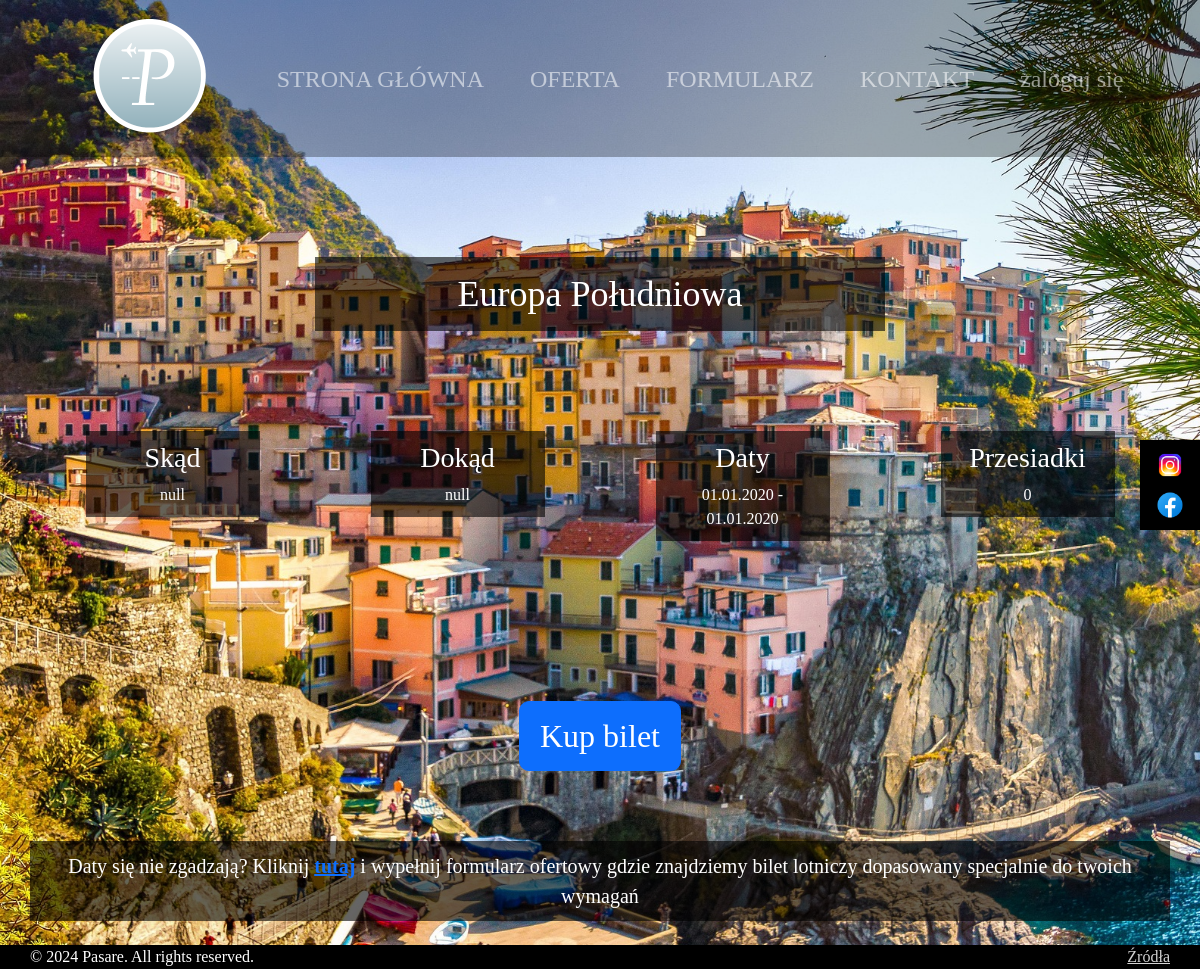
The page /oferta/europa_południowa/ on the database its author committed.
### tickets/models.py (models this page shows)
class Offer(models.Model):
    name = models.CharField(max_length=100, default="null", primary_key=True)
    title = models.CharField(max_length=100, default="null")
    background = models.CharField(max_length=100, default="null")
    from_where = models.CharField(max_length=100, default="null")
    to_where = models.CharField(max_length=100, default="null")
    when = models.DateField(max_length=100, default="2020-01-01")
    return_date = models.DateField(max_length=100, default="2020-01-01")
    transfers = models.IntegerField(default=None)
    link = models.CharField(max_length=300, default="null")

### tickets/views.py (the view)
# urls.py: path('oferta/<str:offer_name>/', views.offer_detail, name='offer_detail'),
def offer_detail(request, offer_name):
    offer = Offer.objects.get(name=offer_name)
    return render(request, "tickets/offer_detail.html", {"offer": offer})

### tickets/templates/tickets/offer_detail.html (shortened to what this page needs)
{% extends 'tickets/base.html' %}
{% load static %}
{% block content %}
    <link rel="stylesheet" type="text/css" href="{% static 'css/offer_detail.css' %}">
    <div class="container text-center">
        <div class="row" style="margin-top: 50px">
            <div class="col-lg-6 box title-box">
                <p  style="justify-content: center">{{ offer.title }}</p>
            </div>
        </div>
        <div class="row">
            <div class="col-sm-6 col-lg-3">
                <div class="col-lg-8 info_box  box">
                    <h3>Skąd</h3>
                    <p>{{ offer.from_where }}</p>
                </div>
            </div>
            <div class="col-sm-6 col-lg-3">
                <div class="col-lg-8 info_box box">
                    <h3>Dokąd</h3>
                    <p>{{ offer.to_where }}</p>
                </div>
            </div>
            <div class="col-sm-6 col-lg-3">
                <div class="col-lg-8 info_box box">
                    <h3>Daty</h3>
                    <p>{{ offer.when|date:"d.m.Y" }} - {{ offer.return_date|date:"d.m.Y" }}</p>
                </div>
            </div>
            <div class="col-sm-6 col-lg-3">
                <div class="col-lg-8 info_box box">
                    <h3>Przesiadki</h3>
                    <p>{{ offer.transfers }}</p>
                </div>
            </div>
        </div>
        <div class="row">
            <div class="col-sm-6" style="margin: 110px auto 20px auto">
                <a href="{{ offer.link }}">
                    <button type="button" class="btn btn-primary btn-lg">Kup bilet</button>
                </a>
            </div>
        </div>
        <div class="row">
            <div class="col-lg-12 box footer-box">
                <p>Daty się nie zgadzają? Kliknij <a href="{% url 'form' %}"><b>tutaj</b></a> i wypełnij formularz ofertowy gdzie znajdziemy bilet
                    lotniczy dopasowany specjalnie do twoich wymagań</p>
            </div>
        </div>
    </div><br>
{% endblock %}

### static/css/base.css (style rules this page uses)
body { margin: 0; padding: 0; min-height: 100vh; display: flex; flex-direction: column; background-color: lightgrey; font-family: "California FB italic", CustomFont; }
p { margin: 0; }

### static/css/offer_detail.css (style rules this page uses)
body { background-repeat: no-repeat; background-attachment: fixed; background-size: cover; }
.info_box { margin: 10px auto; padding: 5px; }
.title-box { font-size: 36px; margin-bottom: 0; }
.box { text-align: center; margin: 50px auto; background-color: rgba(0, 0, 0, 0.6); color: white; padding: 10px; }
.footer-box { font-size: 20px; margin-bottom: 0; }
p { margin-bottom: 0; }
.btn-lg { padding: 10px 20px; font-size: 32px; border-radius: 10px; }

### rows shown on the page
Offer: title "Europa Południowa", from_where "null", to_where "null", when "01.01.2020", return_date "01.01.2020", transfers "0"
